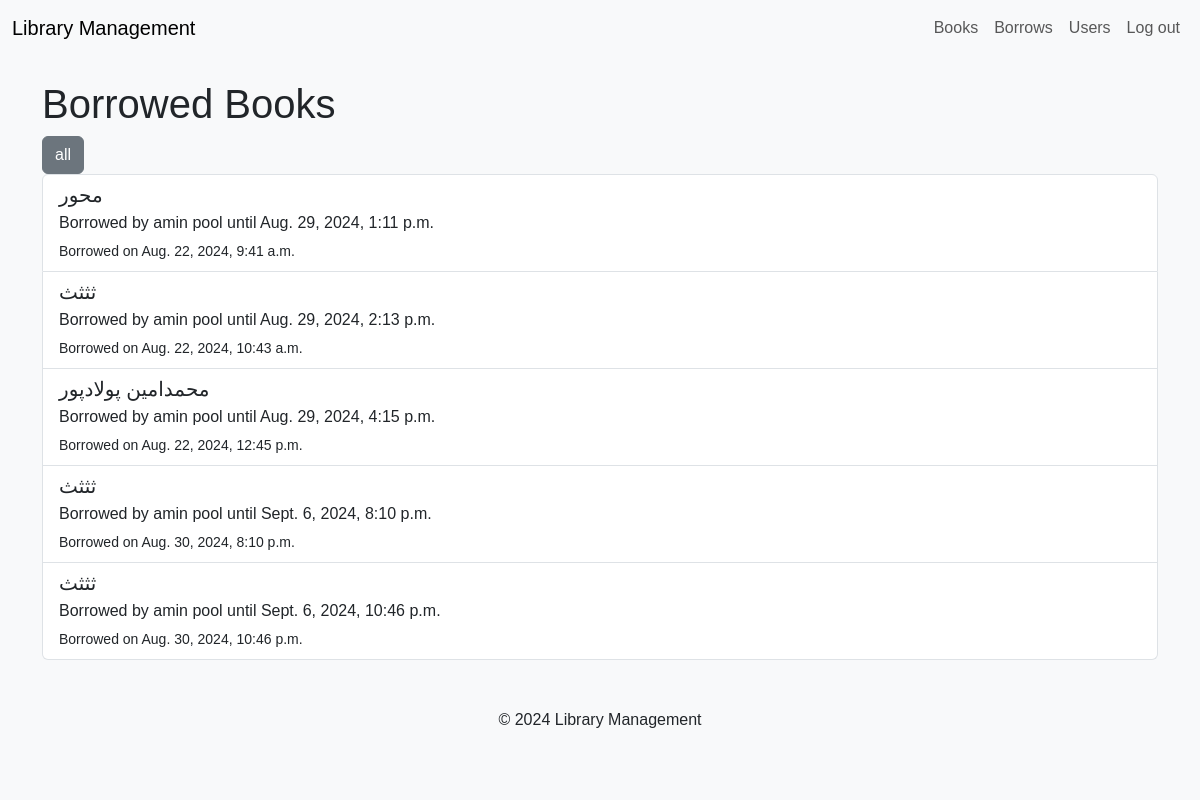
The page /borrows/my_borrow_list (signed in) on the database as committed earlier.
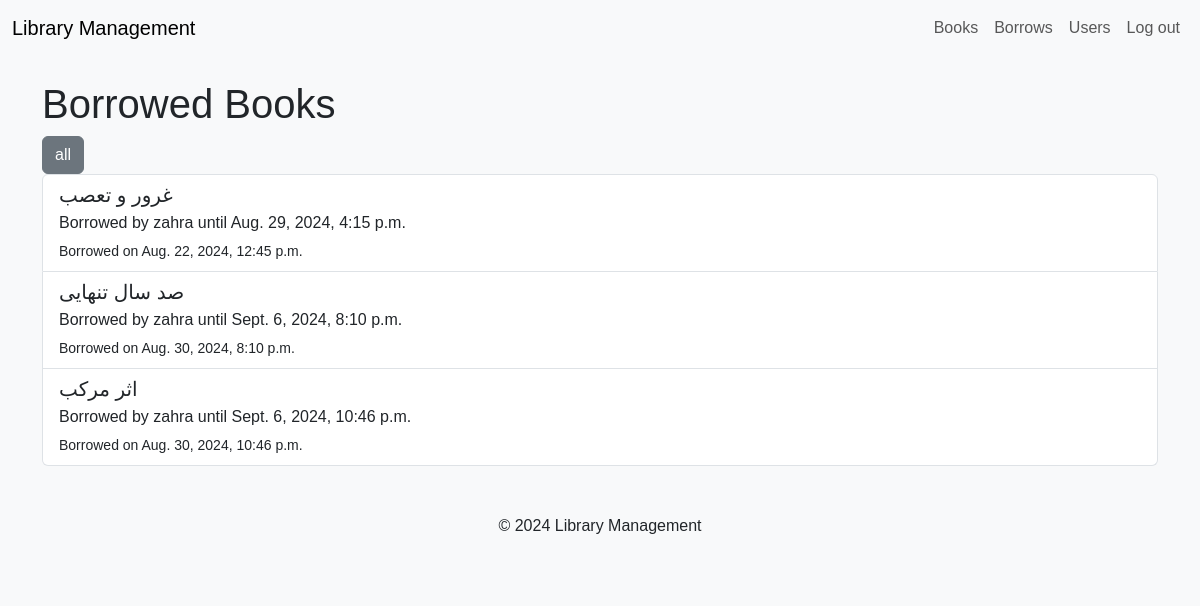
The same page on the database as committed later.
### borrows/models.py (models this page shows, shortened)
class Borrow(models.Model):
    Borrower = models.ForeignKey(user, on_delete=models.CASCADE, related_name="borrows")
    book = models.ForeignKey(to=Book, on_delete=models.CASCADE, related_name="borrows")
    s_deadline = models.DateTimeField(auto_now_add=True)
    e_deadline = models.DateTimeField(null=True, blank=True)

### home/models.py (models this page shows, shortened)
class Book(models.Model):
    donator = models.ForeignKey(accounts.models.MyUser, on_delete=models.SET_NULL, null=True, blank=True, related_name="donateds")
    name = models.CharField(max_length=50)
    author = models.CharField(max_length=30)
    published = models.DateTimeField(auto_now_add=True)
    Summary = models.TextField(blank=True,null=True)
    is_available = models.BooleanField(default=True)

### accounts/models.py (models this page shows, shortened)
class MyUser(AbstractBaseUser):
    full_name = models.CharField(max_length=30)
    date_of_birth = models.DateField(null=True, blank=True,default=None)
    adress = models.CharField(max_length=255)
    national_code = models.CharField(max_length=10, unique=True)
    phone = models.CharField(max_length=11, unique=True)
    is_active = models.BooleanField(default=True)
    is_admin = models.BooleanField(default=False)
    date_joined=models.DateField(auto_now_add=True)
    objects = MyUserManager()
    USERNAME_FIELD = "national_code"
    REQUIRED_FIELDS = ["full_name","phone", "adress"]

### borrows/views.py (the view)
# urls.py: path('my_borrow_list', MyBorrowList.as_view(),name='my_borrow_list'),
class MyBorrowList(LoginRequiredMixin,View):
    def get(self, request):
        context = {
            'borrows': Borrow.objects.filter(Borrower=request.user),
            "all": False
        }
        return render(request, 'borrows/borrow_list.html',context=context)

### borrows/templates/borrows/borrow_list.html (shortened to what this page needs)
{% extends 'base.html' %}
{% block content %}
<h1>Borrowed Books</h1>
    {% if all %}
        <a href="{% url "borrows:my_borrow_list" %}" class="btn btn-secondary">only me</a>
    {% else %}
        <a href="{% url "borrows:borrow_list" %}" class="btn btn-secondary">all</a>
    {% endif %}
<div class="list-group">
    {% for borrow in borrows %}
    <a href="{% url 'home:book_detail' borrow.book.id %}" class="list-group-item list-group-item-action">
        <h5 class="mb-1">{{ borrow.book.name }}</h5>
        <p class="mb-1">Borrowed by {{ borrow.Borrower.full_name }} until {{ borrow.e_deadline }}</p>
        <small>Borrowed on {{ borrow.s_deadline }}</small>
    </a>
    {% endfor %}
</div>
{% endblock %}

Rows that differ between the two databases and show on the page:
removed Borrow: book.name "محور", Borrower.full_name "amin pool", e_deadline "Aug. 29, 2024, 1:11 p.m.", s_deadline "Aug. 22, 2024, 9:41 a.m."
removed Borrow: book.name "ثثثث", Borrower.full_name "amin pool", e_deadline "Aug. 29, 2024, 2:13 p.m.", s_deadline "Aug. 22, 2024, 10:43 a.m."
changed through a linked row, Borrow: book.name "محمدامین پولادپور" → "غرور و تعصب"; Borrower.full_name "amin pool" → "zahra"
changed through a linked row, Borrow: book.name "ثثثث" → "صد سال تنهایی"; Borrower.full_name "amin pool" → "zahra"
changed through a linked row, Borrow: book.name "ثثثث" → "اثر مرکب"; Borrower.full_name "amin pool" → "zahra"
